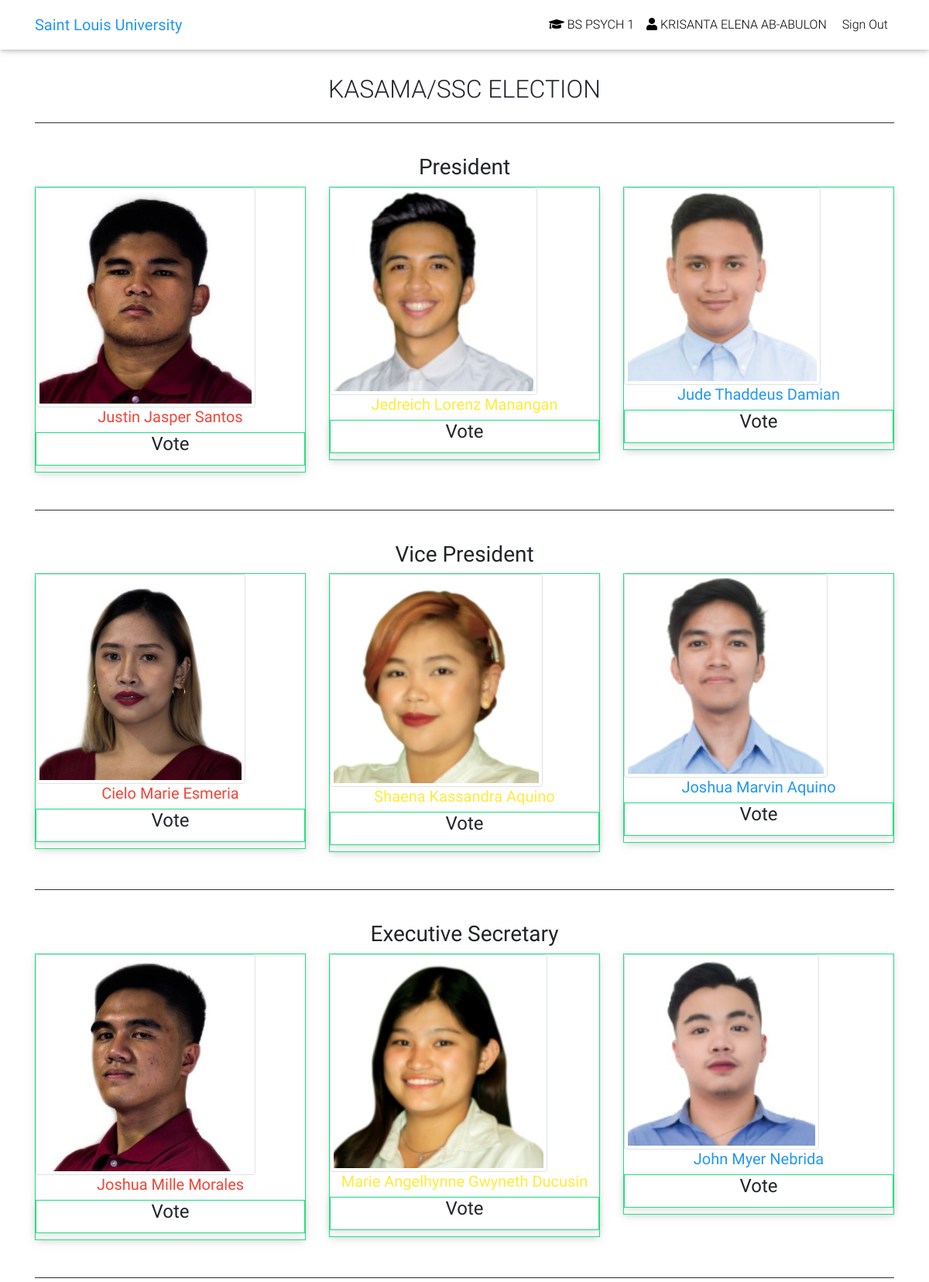
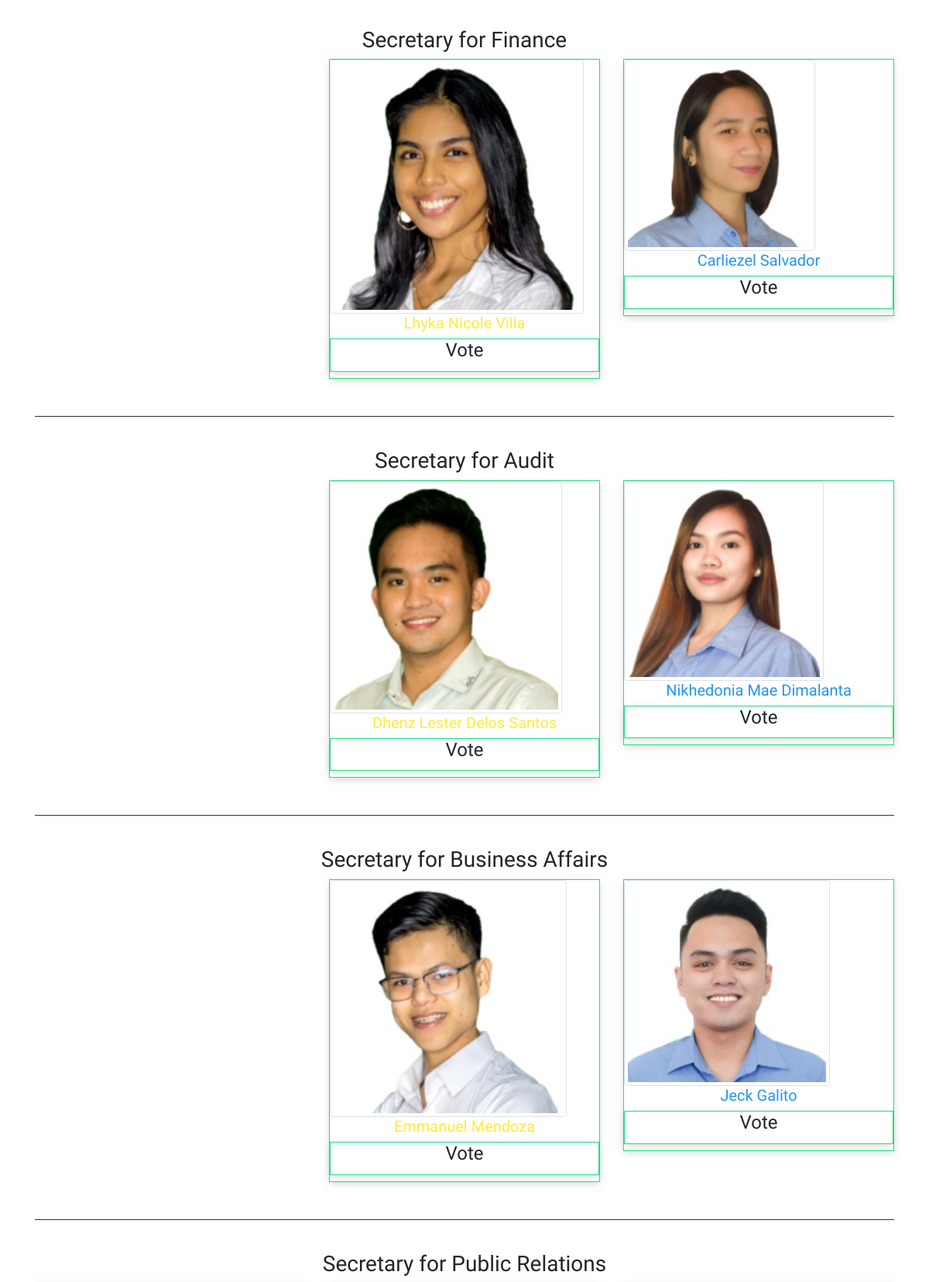
/home_3.php (signed in, upper part), run on the app's committed database (2 pictures, top to bottom).
### tables this page shows
CREATE TABLE IF NOT EXISTS `voters` (
  `id` bigint(11) NOT NULL AUTO_INCREMENT,
  `idnumber` int(200) DEFAULT NULL,
  `password` varchar(200) DEFAULT NULL,
  `firstname` varchar(200) DEFAULT NULL,
  `lastname` varchar(200) DEFAULT NULL,
  `courseandyear` varchar(200) DEFAULT NULL,
  `school` varchar(200) DEFAULT NULL,
  `year` int(1) DEFAULT NULL,
  `precinct` varchar(200) DEFAULT NULL,
  `timestamp` timestamp(6) NULL DEFAULT NULL,
  PRIMARY KEY (`id`),
  UNIQUE KEY `idnumber` (`idnumber`)
);

CREATE TABLE IF NOT EXISTS `positions` (
  `id` int(11) NOT NULL AUTO_INCREMENT,
  `title` varchar(200) NOT NULL,
  `description` varchar(50) NOT NULL,
  `priority` int(11) NOT NULL,
  `department` varchar(200) NOT NULL,
  PRIMARY KEY (`id`)
);

CREATE TABLE IF NOT EXISTS `candidates` (
  `id` int(11) NOT NULL AUTO_INCREMENT,
  `position_id` int(11) NOT NULL,
  `firstname` varchar(30) NOT NULL,
  `lastname` varchar(30) NOT NULL,
  `photo` varchar(150) DEFAULT NULL,
  `party` varchar(200) NOT NULL,
  `nickname` varchar(200) NOT NULL,
  `school` varchar(200) NOT NULL,
  PRIMARY KEY (`id`)
);

### includes/session.php (called while the page is built, shortened)
<?php
	include 'includes/conn.php';
	if(isset($_SESSION['idnumber'])){
		$query = $conn -> prepare("SELECT * FROM voters WHERE id = ? ");
		$query -> bind_param("s", $variable);
		$query -> execute();
		$result = $query->get_result();
		$voter = mysqli_fetch_assoc($result);
	}
	else{
		header('location: index.php');
		exit();
	}
?>

### home_3.php (the view, shortened to what this page needs)
<?php include 'includes/session.php'; ?>
<?php include 'includes/header.php'; ?>
<body aria-busy="true">
  <?php include 'includes/navbar.php'; ?>
  <main class="mt-5 pt-5 animated fadeInDown delay-1s">
  <div class="container">
    <div class="row">
      <div class="col-md-12 text-center animated fadeInUp delay-1s">
        <h2>KASAMA/SSC ELECTION</h2>
      </div>
    </div>
            <?php
              $checkVoterStmt = $conn -> prepare("SELECT * FROM votes WHERE voters_id = ?");
              $checkVoterStmt -> bind_param("i", $varVote);
              $checkVoterStmt -> execute();
              $vquery = $checkVoterStmt->get_result();
              if(mysqli_num_rows($vquery) > 0){
                ?>
                    <div class="row">
                <div class="col-md-12 lg-12 animated bounceInUp delay-1s">
                <div class="text-center">
                  <h3>You have submitted your vote.</h3>
                  <a href="#view" data-toggle="modal" class="btn btn-flat btn-primary btn-lg">View Ballot</a>
                </div>
              </div>
                </div>
                <?php
              }
              else{
                ?>
                <form method="POST" id="viewBallotForm" action="submit_ballot.php">
                    <?php
                      $candidate = '';
                      $viewBallotStmt = $conn -> prepare("SELECT * FROM positions join yearlevel on positions.id = yearlevel.position_id WHERE department = ? or department = ? and year in (?, 0) group by positions.id ORDER BY priority ASC");
                      $viewBallotStmt -> bind_param("ssi", $varDept, $getSchool, $getYear);
                      $viewBallotStmt -> execute();
                      $getBallotResult = $viewBallotStmt->get_result();
                  while($row = mysqli_fetch_array($getBallotResult, MYSQLI_ASSOC)){
                    $sql = $conn -> prepare("SELECT * FROM candidates WHERE position_id= ?");
                    $sql -> bind_param('i', $setPos);
                    $setPos = $row['id'];
                    $sql -> execute();
                    $getSqlResult = $sql->get_result();
                    while($crow = mysqli_fetch_array($getSqlResult, MYSQLI_ASSOC)){
                      $slug = slugify($row['description']);
                      $checked = '';
                      if ($crow['party'] == 'DASIG'){
                            $color = 'red';
                      }else if($crow['party'] == 'REPORMA-ACS'){
                            $color = 'yellow';
                      } else if($crow['party'] == 'RIGHTS'){
                            $color = 'blue';
                      } else {
                        $color = 'grey';
                      }
                      if ($crow['party'] == 'DASIG' || $crow['party'] == 'Independent') {
                          $align = 'start';
                      } else if($crow['party'] == 'REPORMA-ACS' ) {
                          $number=mysqli_num_rows($getSqlResult);
                          if ($number == 1) {
                            $align = 'center';
                           } else {
                            $align = 'start';
                           }
                      } else {
                        $align = 'end';
                      }
                      $input = '<div><input type="radio" id="'.$crow['id'].'" class="'.$slug.' radioButton" name="'.slugify($row['description']).'" value="'.$crow['id'].'" '.$checked.'><label for="'.$crow['id'].'"><h4 class="card-title"><strong>Vote</strong></h4></label></div> ';
                      $image = (!empty($crow['photo'])) ? 'img/'.$crow['photo'] : 'img/profile.jpg';
                      $candidate .= '
                    <div class="col-md-4 text-center">
                      <label class="voteMe material-tooltip-main" data-toggle="tooltip"
                      data-placement="left" title="Click me to vote"><a>
                          <div class="row">
                            <div class="col-12">
                              <div class="view overlay">
                                <img class="img-thumbnail" src="'.$image.'">
                                <a><div class="mask rgba-'.$color.'-strong"><br>
                                  <h3 class="font-weight-bold Black-text">'.$crow['party'].'</h3><br>
                                  <h2 class="font-weight-bold Black-text"><strong>"'.$crow['nickname'].'"</strong></h2>
                                </div></a>
                              </div>
                            </div>
                          </div>
                          <h5 class="'.$color.'-text"><strong>'.$crow['firstname'].' '.$crow['lastname'].'</strong></h5>
                          '.$input.'
                      </label></a>
                    </div>';
                    }
                    echo "<hr style='height:1px;border:none;color:#333;background-color:#333;'>";
                    echo '<br>
                      <h3 class="text-center"><b>'.$row['title'].'</b></h3>
                      <div class="row justify-content-'.$align.'">
                        '.$candidate.'
                      </div><br>
                    ';
                    $candidate = '';
                  }
                    ?>
                <?php
              }
            ?>
  </div>
</main>
</body>
</html>

### includes/header.php (shortened to what this page needs)
<!DOCTYPE html>
<html lang="en">
<head>
  <link rel="stylesheet" href="https://use.fontawesome.com/releases/v5.8.2/css/all.css">
  <link href="css/bootstrap.min.css" rel="stylesheet">
  <link href="css/mdb.min.css" rel="stylesheet">
  <link href="css/style.min.css" rel="stylesheet">
</head>

### includes/navbar.php (shortened to what this page needs)
<header>
    <nav class="navbar fixed-top navbar-expand-lg navbar-light white scrolling-navbar">
      <div class="container">
        <a class="navbar-brand waves-effect" target="_blank">
          <strong class="blue-text">Saint Louis University</strong>
        </a>
        <div class="collapse navbar-collapse" id="navbarSupportedContent">
          <ul class="navbar-nav nav-flex-icons">
            <li class="nav-item">
                <a class="nav-link waves-effect waves-light"><i class="fa fa-graduation-cap" aria-hidden="true"></i> <span class="clearfix d-none d-sm-inline-block"><?php echo $voter['courseandyear'];?></span></a>
            </li>
            <li class="nav-item">
                <a class="nav-link waves-effect waves-light"><i class="fa fa-user" aria-hidden="true"></i> <span class="clearfix d-none d-sm-inline-block"><?php echo $voter['firstname']. ' '.$voter['lastname']; ?></span></a>
            </li>
            <li class="nav-item">
                        <a class="nav-link waves-effect waves-light" href="logout.php"><i class="fa fa-sign-out" aria-hidden="true"></i> <span class="clearfix d-none d-sm-inline-block">Sign Out</span></a>
                    </li>
          </ul>
        </div>
      </div>
    </nav>
  </header>

### includes/header.php (style rules this page uses)
* { margin: 0; padding: 0; }
html, body { height: 100%; }
main { min-height: 100%; }
input[type="radio"]:not(:disabled) ~ label { cursor: pointer; }
label { display: block; background: white; border: 1px solid #20df80; text-align: center; box-shadow: 0px 3px 10px -2px rgba(161, 170, 166, 0.5); position: relative; }
.voteMe { display:block; cursor:pointer; }

### data on the page
voters: courseandyear "BS PSYCH 1", firstname "KRISANTA ELENA", lastname "AB-ABULON"
positions: title "President"
candidates: photo (picture), firstname "Justin Jasper", lastname "Santos"
candidates: photo (picture), firstname "Jedreich Lorenz", lastname "Manangan"
candidates: photo (picture), firstname "Jude Thaddeus", lastname "Damian"
positions: title "Vice President"
candidates: photo (picture), firstname "Cielo Marie", lastname "Esmeria"
candidates: photo (picture), firstname "Shaena Kassandra", lastname "Aquino"
candidates: photo (picture), firstname "Joshua Marvin", lastname "Aquino"
positions: title "Executive Secretary"
candidates: photo (picture), firstname "Joshua Mille", lastname "Morales"
candidates: photo (picture), firstname "Marie Angelhynne Gwyneth", lastname "Ducusin"
candidates: photo (picture), firstname "John Myer", lastname "Nebrida"
positions: title "Secretary for Finance"
candidates: photo (picture), firstname "Lhyka Nicole", lastname "Villa"
candidates: photo (picture), firstname "Carliezel", lastname "Salvador"
positions: title "Secretary for Audit"
candidates: photo (picture), firstname "Dhenz Lester", lastname "Delos Santos"
candidates: photo (picture), firstname "Nikhedonia Mae", lastname "Dimalanta"
positions: title "Secretary for Business Affairs"
candidates: photo (picture), firstname "Emmanuel", lastname "Mendoza"
candidates: photo (picture), firstname "Jeck", lastname "Galito"
positions: title "Secretary for Public Relations"
